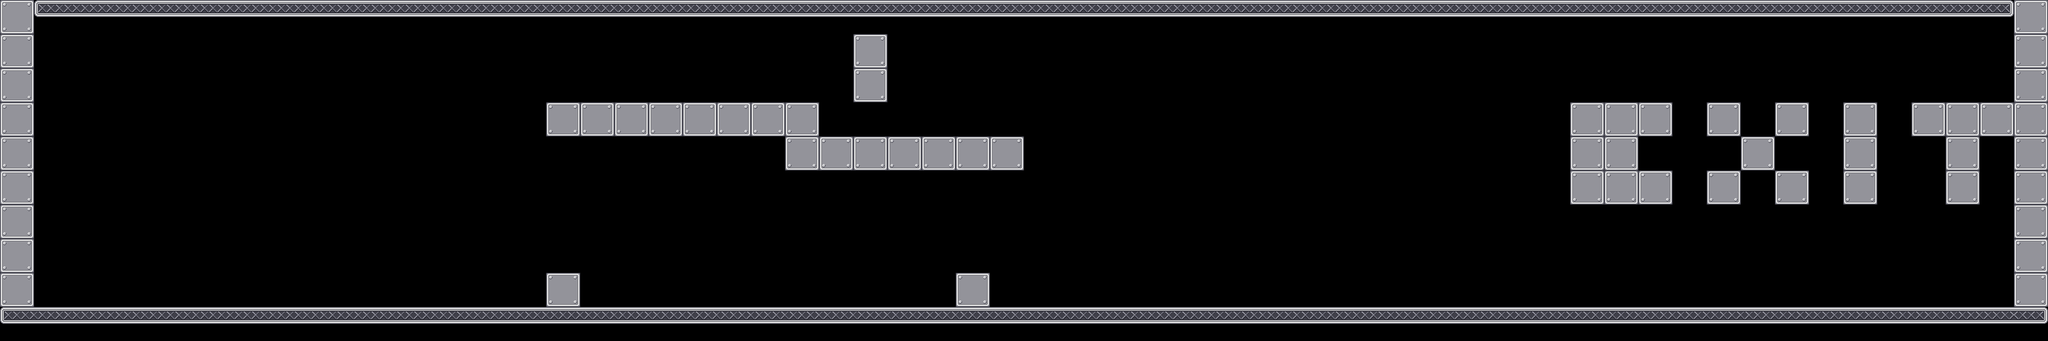

Below is a game level as drawn by its tile map, then a one-line description and the .tmx that defines it (tile-layer data replaced by summaries):
An orthogonal 60x10 tile map with 64x64 px tiles, 1 tile layer (Calque de Tile 1), 6 tilesets and 25 objects.

<map version="1.0" orientation="orthogonal" width="60" height="10" tilewidth="64" tileheight="64">
 <tileset firstgid="1" name="mur" tilewidth="64" tileheight="64">
  <image source="mur.png" trans="ffffff" width="64" height="64" />
 </tileset>
 <tileset firstgid="2" name="sol" tilewidth="64" tileheight="64">
  <image source="sol.png" trans="ffffff" width="64" height="64" />
 </tileset>
 <tileset firstgid="3" name="alone" tilewidth="64" tileheight="64">
  <image source="alone.png" width="64" height="64" />
 </tileset>
 <tileset firstgid="4" name="left" tilewidth="64" tileheight="64">
  <image source="left.png" width="64" height="64" />
 </tileset>
 <tileset firstgid="5" name="mid" tilewidth="64" tileheight="64">
  <image source="mid.png" width="64" height="64" />
 </tileset>
 <tileset firstgid="6" name="right" tilewidth="64" tileheight="64">
  <image source="right.png" width="64" height="64" />
 </tileset>
 <layer name="Calque de Tile 1" width="60" height="10">
  <data>[600 cells, 176 non-empty, 5 distinct tile ids]</data>
 </layer>
 <objectgroup color="#00ff00" name="wall" width="60" height="10">
  <object x="0" y="0" width="64" height="576" />
  <object x="3776" y="0" width="64" height="576" />
  <object x="1600" y="64" width="64" height="128" />
 </objectgroup>
 <objectgroup color="#0000ff" name="platform" width="60" height="10">
  <object x="0" y="576" width="3840" height="64" />
  <object x="64" y="0" width="3712" height="64" />
  <object x="1792" y="512" width="64" height="64" />
  <object x="1024" y="192" width="512" height="64" />
  <object x="1024" y="512" width="64" height="64" />
  <object x="1472" y="256" width="448" height="64" />
 </objectgroup>
 <objectgroup color="#ffffff" name="movable" width="60" height="10" />
 <objectgroup color="#ff6666" name="destroyable" width="60" height="10" />
 <objectgroup color="#ff0000" name="metalman" width="60" height="10">
  <object x="128" y="512" width="64" height="64" />
 </objectgroup>
 <objectgroup color="#ff0000" name="themagnet" width="60" height="10">
  <object x="256" y="512" width="64" height="64" />
 </objectgroup>
 <objectgroup color="#800000" name="generator" width="60" height="10" />
 <objectgroup color="#66ccff" name="switch" width="60" height="10" />
 <objectgroup color="#e6e6e6" name="metal" width="60" height="10" />
 <objectgroup color="#333333" name="gate" width="60" height="10">
  <object x="1600" y="192" width="64" height="64">
   <properties>
    <property name="id" value="1" />
   </properties>
  </object>
 </objectgroup>
 <objectgroup color="#004080" name="acid" width="60" height="10">
  <object x="1216" y="512" width="64" height="64">
   <properties>
    <property name="type" value="hm" />
   </properties>
  </object>
  <object x="1344" y="512" width="64" height="64">
   <properties>
    <property name="type" value="hm" />
   </properties>
  </object>
  <object x="1472" y="512" width="64" height="64">
   <properties>
    <property name="type" value="hm" />
   </properties>
  </object>
  <object x="1600" y="512" width="64" height="64">
   <properties>
    <property name="type" value="hm" />
   </properties>
  </object>
  <object x="1536" y="512" width="64" height="64">
   <properties>
    <property name="type" value="hm" />
   </properties>
  </object>
  <object x="1088" y="512" width="64" height="64">
   <properties>
    <property name="type" value="hg" />
   </properties>
  </object>
  <object x="1152" y="512" width="64" height="64">
   <properties>
    <property name="type" value="hm" />
   </properties>
  </object>
  <object x="1728" y="512" width="64" height="64">
   <properties>
    <property name="type" value="hd" />
   </properties>
  </object>
  <object x="1280" y="512" width="64" height="64">
   <properties>
    <property name="type" value="hm" />
   </properties>
  </object>
  <object x="1408" y="512" width="64" height="64">
   <properties>
    <property name="type" value="hm" />
   </properties>
  </object>
  <object x="1664" y="512" width="64" height="64">
   <properties>
    <property name="type" value="hm" />
   </properties>
  </object>
 </objectgroup>
 <objectgroup color="#ffff00" name="arc" width="60" height="10" />
 <objectgroup color="#ffff00" name="levelend" width="60" height="10">
  <object x="3456" y="384" width="320" height="192">
   <properties>
    <property name="next" value="level13" />
   </properties>
  </object>
 </objectgroup>
 <objectgroup color="#800080" name="gateswitch" width="60" height="10">
  <object x="1984" y="512" width="64" height="64">
   <properties>
    <property name="id" value="1" />
   </properties>
  </object>
 </objectgroup>
</map>
